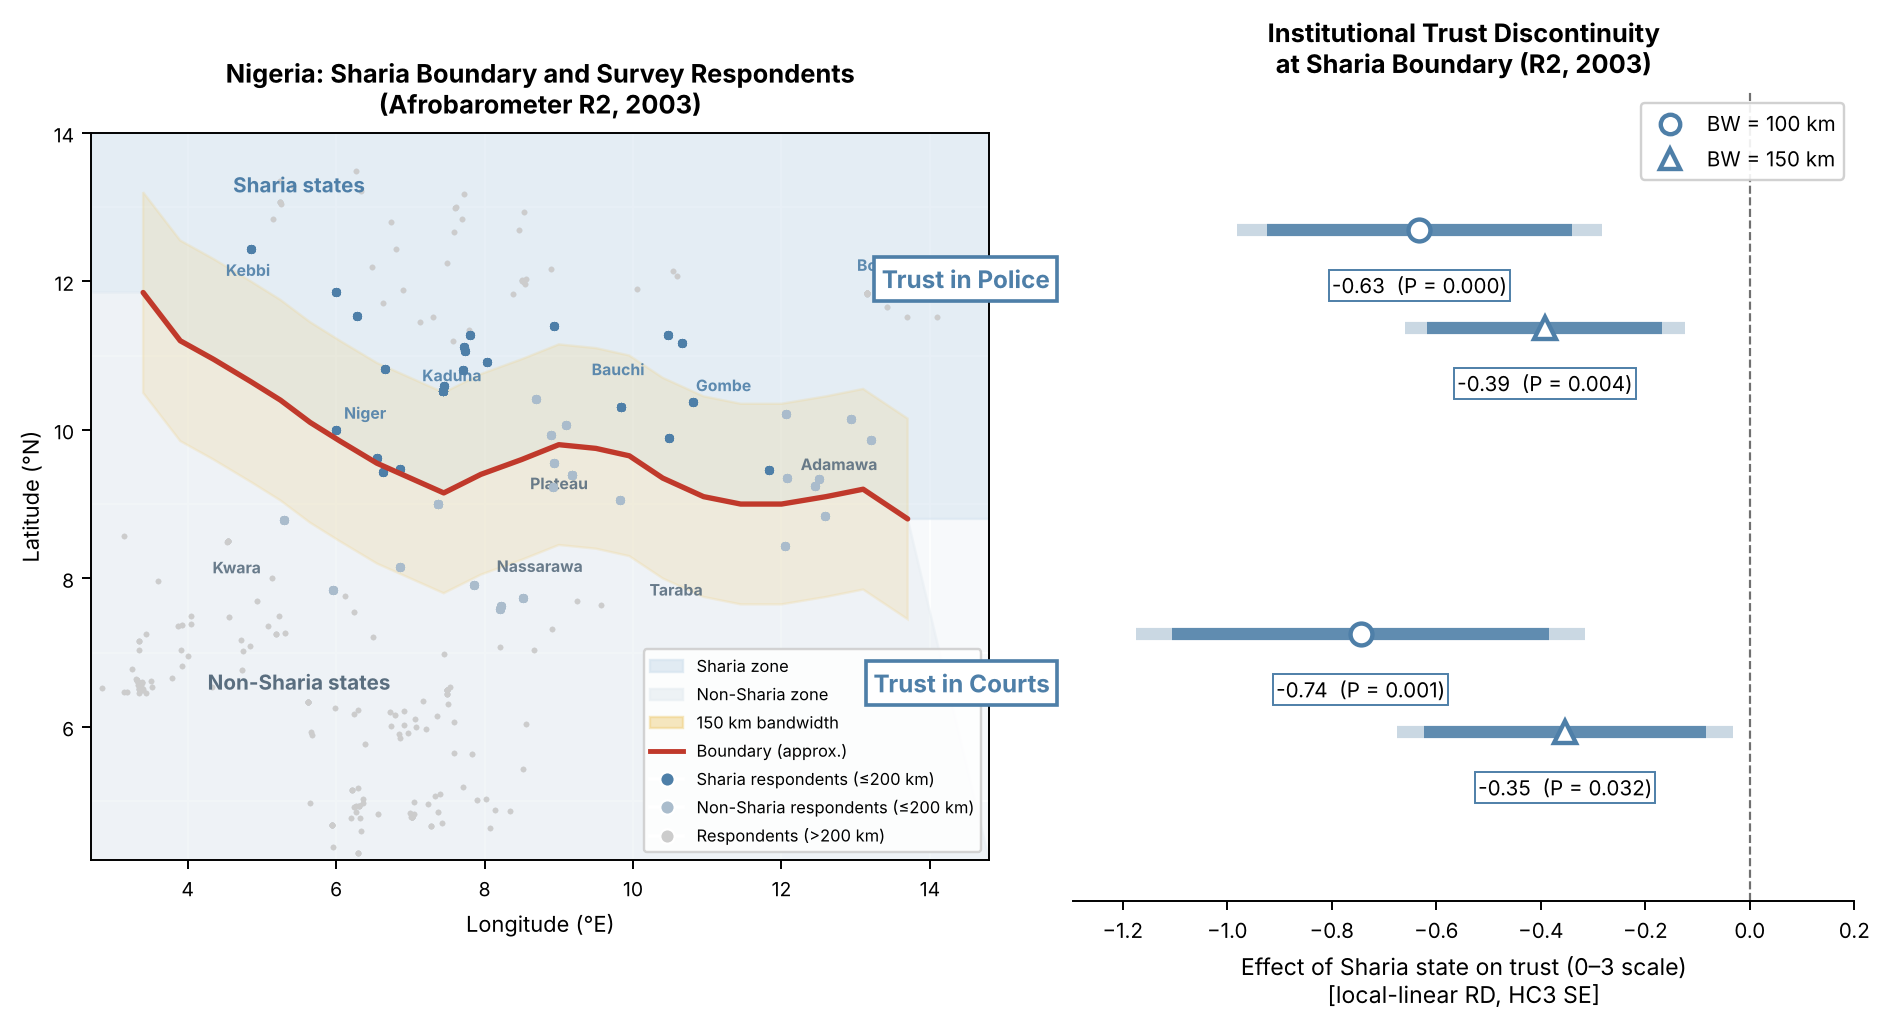

Write the Python code that produced this figure.
"""
Sharia RD figure — two panels:
  Left:  Map of Nigeria showing Sharia boundary, state shading, respondent
         locations coloured by treatment status, and bandwidth rings.
  Right: Coefficient plot (police + courts, two bandwidths) in the style of
         the reference figure (horizontal CI bar + marker + annotated p-value).
"""
import os, warnings
import numpy as np
import pandas as pd
import matplotlib
matplotlib.use('Agg')
import matplotlib.pyplot as plt
import matplotlib.patches as mpatches
from matplotlib.patches import FancyBboxPatch
from shapely.geometry import LineString, Point
from sklearn.neighbors import BallTree
import statsmodels.formula.api as smf
warnings.filterwarnings('ignore')

os.chdir('/home/user/nig')

# ── Reproduce setup ──────────────────────────────────────────────────────────
SHARIA_BOUNDARY_COORDS = [
    (3.40, 11.85),(3.90, 11.20),(4.35, 10.95),(4.85, 10.65),(5.25, 10.40),
    (5.65, 10.10),(6.05,  9.85),(6.55,  9.55),(7.00,  9.35),(7.45,  9.15),
    (7.95,  9.40),(8.50,  9.60),(9.00,  9.80),(9.50,  9.75),(9.95,  9.65),
    (10.40, 9.35),(10.95, 9.10),(11.45, 9.00),(12.00, 9.00),(12.60, 9.10),
    (13.10, 9.20),(13.70, 8.80),
]
boundary_line = LineString(SHARIA_BOUNDARY_COORDS)
SHARIA_STATES = {'Zamfara','Kano','Sokoto','Katsina','Bauchi','Niger',
                 'Jigawa','Kebbi','Yobe','Borno','Kaduna','Gombe'}

acled = pd.read_csv('nigeria_acled.csv')
acled['event_date'] = pd.to_datetime(acled['event_date'], errors='coerce')
state_cents = (acled.groupby('admin1')[['latitude','longitude']]
               .mean().reset_index())
state_cents.columns = ['state','lat','lon']

def assign_state(lat_arr, lon_arr):
    cent_rad = np.radians(state_cents[['lat','lon']].values)
    tree = BallTree(cent_rad, metric='haversine')
    _, idx = tree.query(np.radians(np.column_stack([lat_arr, lon_arr])), k=1)
    return state_cents['state'].values[idx.flatten()]

def signed_dist_km(lat_arr, lon_arr, state_arr, earth_r=6371.0):
    n = len(lat_arr)
    dist = np.full(n, np.nan)
    for i in range(n):
        p = Point(lon_arr[i], lat_arr[i])
        lat_rad = np.radians(lat_arr[i])
        dlat = np.pi * earth_r / 180.0
        dlon = dlat * np.cos(lat_rad)
        km = boundary_line.distance(p) * np.sqrt(dlat**2 + dlon**2) / np.sqrt(2)
        dist[i] = km if state_arr[i] in SHARIA_STATES else -km
    return dist

r2 = pd.read_excel('NIG_r2.csv.xlsx')
r2.columns = r2.columns.str.lower().str.strip()
lat_col = next(c for c in r2.columns if 'lat' in c)
lon_col = next(c for c in r2.columns if 'lon' in c)
r2 = r2.rename(columns={lat_col:'lat', lon_col:'lon'})
r2['lat'] = pd.to_numeric(r2['lat'], errors='coerce')
r2['lon'] = pd.to_numeric(r2['lon'], errors='coerce')
r2 = r2.dropna(subset=['lat','lon'])
r2['state']   = assign_state(r2['lat'].values, r2['lon'].values)
r2['dist_km'] = signed_dist_km(r2['lat'].values, r2['lon'].values, r2['state'].values)
r2['sharia']  = r2['state'].isin(SHARIA_STATES).astype(float)
for col in ['q43i','q43j']:
    r2[col] = pd.to_numeric(r2[col], errors='coerce')
    r2.loc[r2[col] >= 7, col] = np.nan


def run_rd(df, outcome_col, bandwidth):
    d = df.dropna(subset=[outcome_col, 'dist_km', 'sharia']).copy()
    d = d[d['dist_km'].abs() <= bandwidth]
    if len(d) < 50 or d[outcome_col].nunique() < 2:
        return None
    d['y'] = d[outcome_col]; d['x'] = d['dist_km']
    try:
        m = smf.ols('y ~ sharia + x + x:sharia', data=d).fit(cov_type='HC3')
    except:
        return None
    coef = m.params.get('sharia', np.nan)
    se   = m.bse.get('sharia', np.nan)
    pval = m.pvalues.get('sharia', np.nan)
    if abs(coef) > 10 or se > 10:
        return None
    return {'coef': coef, 'se': se, 'pval': pval, 'n': len(d)}


# ── Colours ──────────────────────────────────────────────────────────────────
C_SHARIA    = '#4e7fa8'   # slate-blue (Sharia states / significant)
C_NONSHARIA = '#aabccc'   # pale blue  (non-Sharia)
C_LINE      = '#c0392b'   # red boundary line

# ── Figure layout ─────────────────────────────────────────────────────────────
fig = plt.figure(figsize=(13, 6))
gs  = fig.add_gridspec(1, 2, width_ratios=[1.15, 1], wspace=0.10)
ax_map  = fig.add_subplot(gs[0])
ax_coef = fig.add_subplot(gs[1])

# ═══════════════════════════════════════════════════════════════════════
#  LEFT PANEL — Map
# ═══════════════════════════════════════════════════════════════════════
ax = ax_map
ax.set_facecolor('#f7f9fb')

# Nigeria approximate bounding box
NGA_LON = (2.7, 14.8); NGA_LAT = (4.2, 14.0)
ax.set_xlim(*NGA_LON); ax.set_ylim(*NGA_LAT)
ax.set_aspect('equal')

# Faint grid
for lon in np.arange(4, 15, 2):
    ax.axvline(lon, color='white', linewidth=0.7, zorder=0)
for lat in np.arange(5, 14, 2):
    ax.axhline(lat, color='white', linewidth=0.7, zorder=0)

# Shade Sharia / non-Sharia background using ACLED respondent convex-hull proxy:
# Simply shade a rough rectangle north of the boundary in light blue, south in pale
# grey. This is an approximation — the actual boundary is drawn precisely below.
from matplotlib.patches import Polygon as MplPolygon
from matplotlib.collections import PatchCollection

# Sharia region: above the boundary line (approximate fill polygon)
sharia_fill_x = ([c[0] for c in SHARIA_BOUNDARY_COORDS]
                 + [14.8, 14.8, 2.7, 2.7])
sharia_fill_y = ([c[1] for c in SHARIA_BOUNDARY_COORDS]
                 + [SHARIA_BOUNDARY_COORDS[-1][1], 14.0, 14.0, SHARIA_BOUNDARY_COORDS[0][1]])
ax.fill(sharia_fill_x, sharia_fill_y, color='#d6e4f0', alpha=0.55, zorder=1)

# Non-Sharia region fill (rest of Nigeria)
nonsharia_fill_x = ([c[0] for c in SHARIA_BOUNDARY_COORDS]
                    + [14.8, 14.8, 2.7, 2.7])
nonsharia_fill_y = ([c[1] for c in SHARIA_BOUNDARY_COORDS]
                    + [4.2, 4.2, 4.2, SHARIA_BOUNDARY_COORDS[0][1]])
ax.fill(nonsharia_fill_x, nonsharia_fill_y, color='#e8eef3', alpha=0.55, zorder=1)

# 150-km buffer band around boundary
# Approximate by offsetting boundary coords ±1.35° lat (150km ≈ 1.35°)
deg_150 = 150 / 111.0
upper_x = [c[0] for c in SHARIA_BOUNDARY_COORDS]
upper_y = [c[1] + deg_150 for c in SHARIA_BOUNDARY_COORDS]
lower_x = [c[0] for c in SHARIA_BOUNDARY_COORDS]
lower_y = [c[1] - deg_150 for c in SHARIA_BOUNDARY_COORDS]
band_x  = upper_x + lower_x[::-1] + [upper_x[0]]
band_y  = upper_y + lower_y[::-1] + [upper_y[0]]
ax.fill(band_x, band_y, color='#f0d080', alpha=0.22, zorder=2, label='150 km band')

# Sharia boundary line
bx = [c[0] for c in SHARIA_BOUNDARY_COORDS]
by = [c[1] for c in SHARIA_BOUNDARY_COORDS]
ax.plot(bx, by, color=C_LINE, linewidth=2.2, zorder=5, solid_capstyle='round',
        label='Sharia boundary (approx.)')

# State labels: border states only (states that share the Sharia/non-Sharia border)
# Small manual offsets (dlon, dlat) to prevent overlap with respondent dots
BORDER_LABEL_STATES = {
    # Sharia side of border
    'Kebbi':    ( 0.0,  0.35), 'Niger':    ( 0.0,  0.35),
    'Kaduna':   ( 0.0,  0.35), 'Bauchi':   ( 0.0,  0.35),
    'Gombe':    ( 0.0,  0.35), 'Borno':    ( 0.0,  0.35),
    # Non-Sharia side of border
    'Kwara':    ( 0.0, -0.35), 'Nassarawa':( 0.5, -0.35),
    'Plateau':  ( 0.0, -0.35), 'Taraba':   ( 0.0, -0.35),
    'Adamawa':  ( 0.0, -0.35),
}
for _, row in state_cents.iterrows():
    if row['state'] in BORDER_LABEL_STATES:
        dlon, dlat = BORDER_LABEL_STATES[row['state']]
        color = C_SHARIA if row['state'] in SHARIA_STATES else '#5a6e7f'
        ax.text(row['lon'] + dlon, row['lat'] + dlat, row['state'],
                fontsize=6.5, ha='center', va='center', color=color,
                alpha=0.90, fontweight='bold')

# Respondent scatter (only within 200 km for clarity)
near = r2[r2['dist_km'].abs() <= 200].copy()
far  = r2[r2['dist_km'].abs() >  200].copy()
ax.scatter(far['lon'],  far['lat'],  c='#cccccc', s=5, alpha=0.25, lw=0, zorder=3)
ax.scatter(near.loc[near['sharia']==0,'lon'], near.loc[near['sharia']==0,'lat'],
           c=C_NONSHARIA, s=14, alpha=0.70, lw=0, zorder=4, label='Non-Sharia (≤200 km)')
ax.scatter(near.loc[near['sharia']==1,'lon'], near.loc[near['sharia']==1,'lat'],
           c=C_SHARIA,    s=14, alpha=0.70, lw=0, zorder=4, label='Sharia (≤200 km)')

# Annotations
ax.text(5.5, 13.2, 'Sharia states', fontsize=8.5, color=C_SHARIA,
        fontweight='bold', ha='center')
ax.text(5.5, 6.5,  'Non-Sharia states', fontsize=8.5, color='#5a6e7f',
        fontweight='bold', ha='center')

ax.set_xlabel('Longitude (°E)', fontsize=9)
ax.set_ylabel('Latitude (°N)', fontsize=9)
ax.set_title('Nigeria: Sharia Boundary and Survey Respondents\n(Afrobarometer R2, 2003)',
             fontsize=10.5, fontweight='bold', pad=8)
ax.tick_params(labelsize=8)

leg_elements = [
    mpatches.Patch(color='#d6e4f0', alpha=0.7, label='Sharia zone'),
    mpatches.Patch(color='#e8eef3', alpha=0.7, label='Non-Sharia zone'),
    mpatches.Patch(color='#f0d080', alpha=0.5, label='150 km bandwidth'),
    plt.Line2D([0],[0], color=C_LINE,      linewidth=2, label='Boundary (approx.)'),
    plt.Line2D([0],[0], marker='o', color='w', markerfacecolor=C_SHARIA,    markersize=6, label='Sharia respondents (≤200 km)'),
    plt.Line2D([0],[0], marker='o', color='w', markerfacecolor=C_NONSHARIA, markersize=6, label='Non-Sharia respondents (≤200 km)'),
    plt.Line2D([0],[0], marker='o', color='w', markerfacecolor='#cccccc',   markersize=6, label='Respondents (>200 km)'),
]
ax.legend(handles=leg_elements, fontsize=6.8, loc='lower right',
          framealpha=0.85, edgecolor='#cccccc')

# ═══════════════════════════════════════════════════════════════════════
#  RIGHT PANEL — Coefficient plot (reference style)
# ═══════════════════════════════════════════════════════════════════════
ax = ax_coef
ax.set_facecolor('white')
ax.spines[['top','right','left']].set_visible(False)
ax.spines['bottom'].set_linewidth(0.8)

# Two outcomes × two bandwidth specifications
# Circle marker = BW 100 km;  Triangle marker = BW 150 km
OUTCOMES = [
    ('Trust in Police', 'q43i'),
    ('Trust in Courts', 'q43j'),
]
BANDWIDTHS = [(100, 'o'), (150, '^')]

# Compute results
rows = []
for label, col in OUTCOMES:
    for bw, marker in BANDWIDTHS:
        r = run_rd(r2, col, bw)
        if r:
            rows.append({'label': label, 'col': col, 'bw': bw,
                         'marker': marker, **r})
results_df = pd.DataFrame(rows)

# Layout: each outcome group occupies 1 unit; two sub-rows per group
# Groups are plotted top-to-bottom
group_gap  = 1.0   # space between outcome groups
sub_gap    = 0.32  # space between the two bw rows within a group
n_groups   = len(OUTCOMES)

y_positions = {}
for g, (label, col) in enumerate(OUTCOMES):
    y_top = (n_groups - 1 - g) * (group_gap + sub_gap)
    y_positions[(label, 0)] = y_top               # BW 100  (circle, top sub-row)
    y_positions[(label, 1)] = y_top - sub_gap     # BW 150 (triangle, bottom sub-row)

# Colors: use same blue for both, differentiated only by marker
CI_COLOR_INNER = C_SHARIA
CI_COLOR_OUTER = '#a0b8cc'

for _, row in results_df.iterrows():
    bw_idx = 0 if row['bw'] == 100 else 1
    yy     = y_positions[(row['label'], bw_idx)]
    coef   = row['coef']
    se     = row['se']
    pval   = row['pval']
    n      = row['n']
    marker = row['marker']

    # CI bars: outer = 95% CI, inner = 90% CI
    ci95_lo, ci95_hi = coef - 1.96*se, coef + 1.96*se
    ci90_lo, ci90_hi = coef - 1.645*se, coef + 1.645*se

    # Outer (95%) — lighter, thin
    ax.plot([ci95_lo, ci95_hi], [yy, yy],
            color=CI_COLOR_OUTER, linewidth=5, solid_capstyle='butt',
            alpha=0.55, zorder=2)
    # Inner (90%) — darker, thick
    ax.plot([ci90_lo, ci90_hi], [yy, yy],
            color=CI_COLOR_INNER, linewidth=5, solid_capstyle='butt',
            alpha=0.85, zorder=3)
    # Point estimate marker
    ax.plot(coef, yy, marker=marker, markersize=9,
            color='white', markeredgecolor=CI_COLOR_INNER,
            markeredgewidth=1.8, zorder=4)

    # Coefficient + p-value label box below the CI line
    sign_str = '+' if coef >= 0 else ''
    label_str = f'{sign_str}{coef:.2f}  (P = {pval:.3f})'
    ax.text(coef, yy - 0.14, label_str,
            ha='center', va='top', fontsize=8.5,
            bbox=dict(boxstyle='square,pad=0.15', facecolor='white',
                      edgecolor=CI_COLOR_INNER if pval < 0.05 else '#bbbbbb',
                      linewidth=0.8),
            zorder=5)

# Outcome group labels — placed just left of the axes using axes-fraction x so
# they are never clipped regardless of the data xlim.
from matplotlib.transforms import blended_transform_factory
label_tf = blended_transform_factory(ax.transAxes, ax.transData)

for g, (label, col) in enumerate(OUTCOMES):
    y_center = (y_positions[(label, 0)] + y_positions[(label, 1)]) / 2
    # Bold = primary spec (BW 150 km) is significant at p < 0.05
    primary = results_df[(results_df['label'] == label) & (results_df['bw'] == 150)]
    significant = len(primary) > 0 and primary.iloc[0]['pval'] < 0.05
    edge_color = C_SHARIA if significant else '#888888'
    lw         = 1.5    if significant else 0.8
    fw         = 'bold' if significant else 'normal'
    fc         = CI_COLOR_INNER if significant else '#555555'
    ax.text(-0.03, y_center, label,
            transform=label_tf,
            ha='right', va='center', fontsize=10,
            fontweight=fw, color=fc, clip_on=False,
            bbox=dict(boxstyle='square,pad=0.3', facecolor='white',
                      edgecolor=edge_color, linewidth=lw),
            zorder=5)

# Bandwidth legend (markers)
bw_legend = [
    plt.Line2D([0],[0], marker='o', color='w', markerfacecolor='white',
               markeredgecolor=CI_COLOR_INNER, markeredgewidth=1.8,
               markersize=8, label='BW = 100 km'),
    plt.Line2D([0],[0], marker='^', color='w', markerfacecolor='white',
               markeredgecolor=CI_COLOR_INNER, markeredgewidth=1.8,
               markersize=8, label='BW = 150 km'),
]
ax.legend(handles=bw_legend, fontsize=8.5, loc='upper right',
          framealpha=0.9, edgecolor='#cccccc')

# Zero line
ax.axvline(0, color='#333333', linewidth=0.9, linestyle='--', alpha=0.7, zorder=1)

# Axis limits: left driven by widest 95% CI, right padded so zero isn't at edge
all_lo = results_df.apply(lambda r: r['coef'] - 1.96*r['se'], axis=1).min()
all_hi = results_df.apply(lambda r: r['coef'] + 1.96*r['se'], axis=1).max()
x_left  = all_lo - 0.12
x_right = max(all_hi + 0.12, 0.20)   # always show at least 0.2 to right of zero
ax.set_xlim(x_left, x_right)
y_all = list(y_positions.values())
ax.set_ylim(min(y_all) - 0.55, max(y_all) + 0.45)
ax.set_yticks([])
ax.set_xlabel('Effect of Sharia state on trust (0–3 scale)\n[local-linear RD, HC3 SE]',
              fontsize=9.5)
ax.set_title('Institutional Trust Discontinuity\nat Sharia Boundary (R2, 2003)',
             fontsize=10.5, fontweight='bold', pad=8)
ax.tick_params(axis='x', labelsize=8.5)

plt.tight_layout(pad=1.5)
plt.savefig('sharia_rd_figure.png', dpi=175, bbox_inches='tight', facecolor='white')
print("Saved sharia_rd_figure.png")
